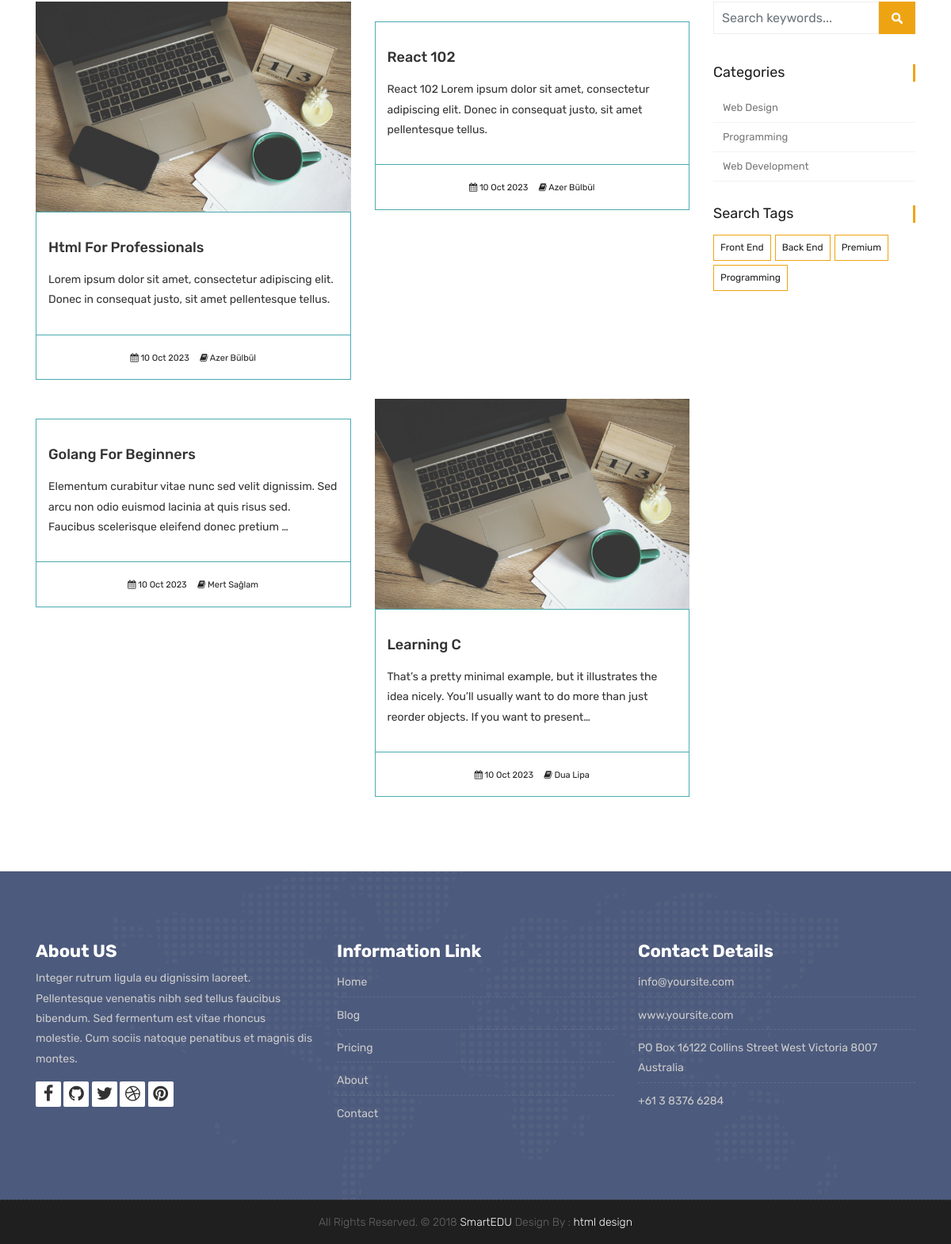
The app's page /courses/ (lower part), older data.
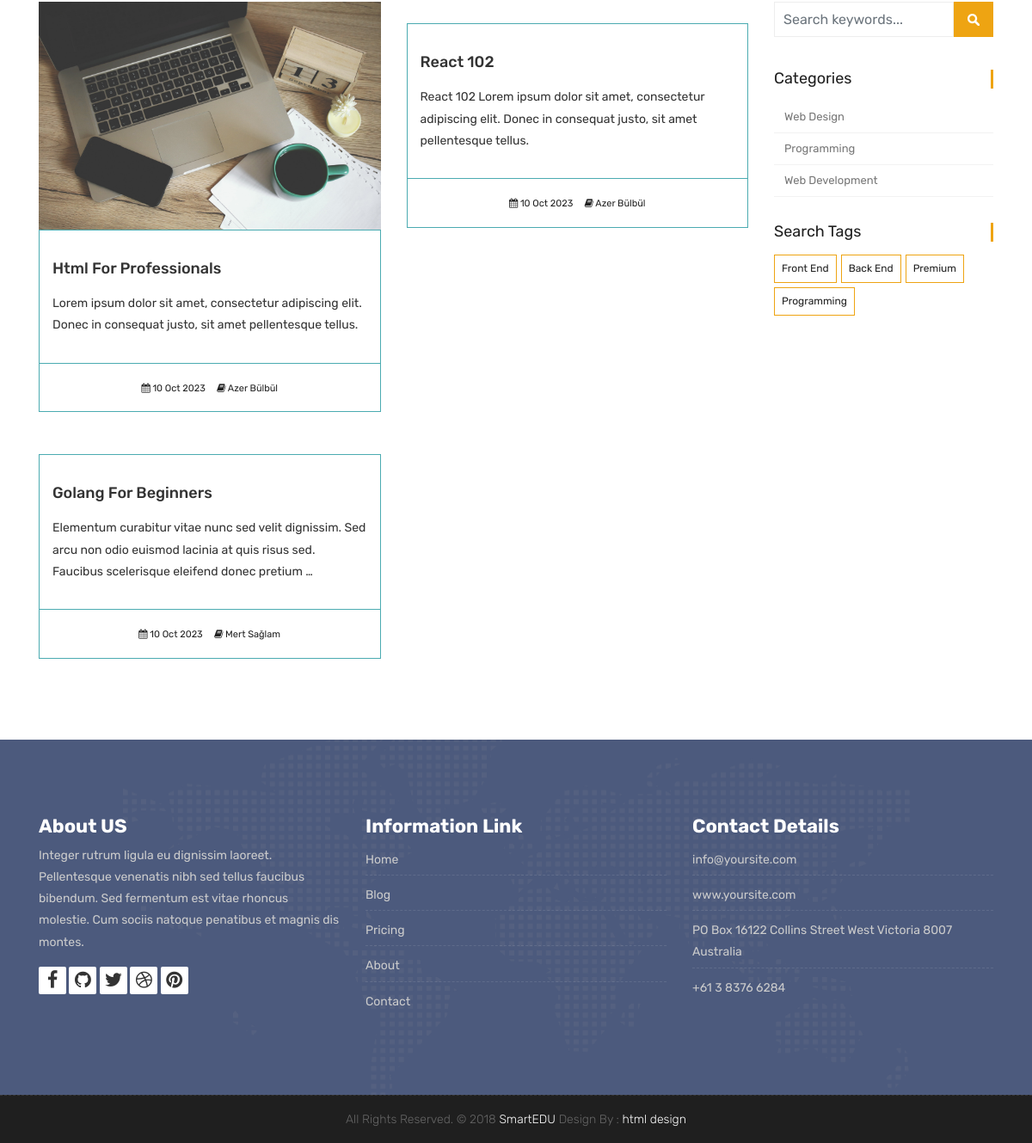
The same page, newer data.
### courses/models.py (models this page shows, shortened)
class Course(models.Model):
    teacher = models.ForeignKey(Teacher, null=True, on_delete=models.CASCADE)
    name = models.CharField(max_length=200, unique=True, editable=True)
    category = models.ForeignKey(Category, null=True, on_delete=models.DO_NOTHING)
    tags = models.ManyToManyField(Tag, blank=True, null=True)
    students = models.ManyToManyField(User, blank=True, related_name='courses_joined')
    description = models.TextField(blank=True, null=True, editable=True)
    image = models.ImageField(upload_to="courses/%Y/%m/%d/", default="courses/default_course_image.jpg")
    date = models.DateTimeField(auto_now=True)
    available = models.BooleanField(default=True)

class Category(models.Model):
    name = models.CharField(max_length=50, null=True)
    slug = models.SlugField(max_length=50, unique=True, null=True)

class Tag(models.Model):
    name = models.CharField(max_length=50, null=True)
    slug = models.SlugField(max_length=50, unique=True, null=True)

### teachers/models.py (models this page shows)
class Teacher(models.Model):
    name = models.CharField(max_length=50)
    title = models.CharField(max_length=50)
    description = models.TextField(blank=True)
    image = models.ImageField(upload_to="courses/%Y/%m/%d/")
    facebook = models.URLField(max_length=100, blank=True)
    twitter = models.URLField(max_length=100, blank=True)
    linkedin = models.URLField(max_length=100, blank=True)
    youtube = models.URLField(max_length=100, blank=True)
    def __str__(self):
        return self.name

### courses/views.py (the view)
# urls.py: path('', views.course_list, name='courses'),
def course_list(request, category_slug=None, tag_slug=None):
    category_page = None
    tag_page = None
    categories = Category.objects.all()
    tags =  Tag.objects.all()
    current_user = request.user
    if category_slug != None:
        category_page = get_object_or_404(Category, slug=category_slug)
        courses = Course.objects.filter(available=True, category=category_page)
    elif tag_slug != None:
        tag_page = get_object_or_404(Tag, slug=tag_slug)
        courses = Course.objects.filter(available=True, tags=tag_page)
    else:
         if current_user.is_authenticated:
             enrolled_courses = current_user.courses_joined.all()
             courses = Course.objects.all().order_by('-date')
             for course in enrolled_courses:
                 courses = courses.exclude(id = course.id)
         else:
             courses = Course.objects.all().order_by('-date')
    context = {
        'courses': courses,
        'categories': categories,
        'tags' : tags
    }
    return render(request, 'courses.html', context)

### templates/courses.html (shortened to what this page needs)
{% extends "partials/_base.html" %}
{% load static %}
{% block content  %}
    <div id="overviews" class="section wb">
        <div class="container">
            <div class="row">
                <div class="col-lg-9 blog-post-single">
                    <div class="row">
						{% for course in courses %}
                        <div class="col-lg-6 col-md-6 col-12 mb-4">
                            <div class="course-item">
                                <div class="image-blog">
                                    <img src="{{course.image.url}}" alt="" class="img-fluid">
                                </div>
                                <div class="course-br">
                                    <div class="course-title">
                                        <h2><a href="{% url 'course_detail' course.category.slug course.id %}" title="">{{course.name}}</a></h2>
                                    </div>
                                    <div class="course-desc">
                                        <p>{{course.description | truncatechars:150}}</p>
                                    </div>
                                </div>
                                <div class="course-meta-bot">
                                    <ul>
                                        <li><i class="fa fa-calendar" aria-hidden="true"></i> {{course.date|date:"d M Y"}}</li>
                                        <li><i class="fa fa-book" aria-hidden="true"></i> {{course.teacher}}</li>
                                    </ul>
                                </div>
                            </div>
                        </div>
						{% endfor %}
                    </div>
                </div>
				<div class="col-lg-3 col-12 right-single">
					<div class="widget-search">
						<div class="site-search-area">
							<form method="get" id="site-searchform" action="{% url 'search' %}">
								<div>
									<input class="input-text form-control" name="search" placeholder="Search keywords..." type="text">
									<input id="searchsubmit" value="Search" type="submit">
								</div>
							</form>
						</div>
					</div>
					<div class="widget-categories">
						<h3 class="widget-title">Categories</h3>
						<ul>
							{% for category in categories %}
								<li><a href="{% url 'courses_by_category' category.slug %}">{{category.name}}</a></li>
							{% endfor %}
						</ul>
					</div>
					<div class="widget-tags">
						<h3 class="widget-title">Search Tags</h3>
						<ul class="tags">
							{% for tag in tags %}
								<li><a href="{% url 'courses_by_tag' tag.slug %}">{% if tag.slug in request.path %}<b>{{tag.name}}</b>{% else %}{{tag.name}}{% endif %}</a></li>
							{% endfor %}
						</ul>
					</div>
				</div>
            </div>
        </div>
    </div>
    {% endblock %}

### templates/partials/_base.html (shortened to what this page needs)
{% load static %}
<!DOCTYPE html>
<html lang="en">
    <link rel="stylesheet" href="{% static 'css/bootstrap.min.css' %}">
    <link rel="stylesheet" href="{% static 'style.css' %}">
    <link rel="stylesheet" href="{% static 'css/versions.css' %}">
    <link rel="stylesheet" href="{% static 'css/responsive.css' %}">
    <link rel="stylesheet" href="{% static 'css/custom.css' %}">
</head>
<body class="host_version">
    {% block content %}
    {% endblock  %}
    {% include "partials/_footer.html" %}

### templates/partials/_navbar.html (shortened to what this page needs)
	{% load static %}

### templates/partials/_footer.html (shortened to what this page needs)
{% load static %}
<footer class="footer">
    <div class="container">
        <div class="row">
            <div class="col-lg-4 col-md-4 col-xs-12">
                <div class="widget clearfix">
                    <div class="widget-title">
                        <h3>About US</h3>
                    </div>
                    <p> Integer rutrum ligula eu dignissim laoreet. Pellentesque venenatis nibh sed tellus faucibus bibendum. Sed fermentum est vitae rhoncus molestie. Cum sociis natoque penatibus et magnis dis montes.</p>
                    <div class="footer-right">
                        <ul class="footer-links-soi">
                            <li><a href="#"><i class="fa fa-facebook"></i></a></li>
                            <li><a href="#"><i class="fa fa-github"></i></a></li>
                            <li><a href="#"><i class="fa fa-twitter"></i></a></li>
                            <li><a href="#"><i class="fa fa-dribbble"></i></a></li>
                            <li><a href="#"><i class="fa fa-pinterest"></i></a></li>
                        </ul>
                    </div>
                </div>
            </div>
            <div class="col-lg-4 col-md-4 col-xs-12">
                <div class="widget clearfix">
                    <div class="widget-title">
                        <h3>Information Link</h3>
                    </div>
                    <ul class="footer-links">
                        <li><a href="#">Home</a></li>
                        <li><a href="#">Blog</a></li>
                        <li><a href="#">Pricing</a></li>
                        <li><a href="#">About</a></li>
                        <li><a href="#">Contact</a></li>
                    </ul>
                </div>
            </div>
            <div class="col-lg-4 col-md-4 col-xs-12">
                <div class="widget clearfix">
                    <div class="widget-title">
                        <h3>Contact Details</h3>
                    </div>
                    <ul class="footer-links">
                        <li><a href="mailto:#">info@yoursite.com</a></li>
                        <li><a href="#">www.yoursite.com</a></li>
                        <li>PO Box 16122 Collins Street West Victoria 8007 Australia</li>
                        <li>+61 3 8376 6284</li>
                    </ul>
                </div>
            </div>
        </div>
    </div>
</footer>
<div class="copyrights">
    <div class="container">
        <div class="footer-distributed">
            <div class="footer-center">
                <p class="footer-company-name">All Rights Reserved. &copy; 2018 <a href="#">SmartEDU</a> Design By : <a href="https://html.design/">html design</a></p>
            </div>
        </div>
    </div>
</div>
</body>
</html>

Row changes from the older to the newer data that the page shows:
removed Course: image (placeholder picture), name "Learning C", description "That’s a pretty minimal example, but it illustrates the idea nicely. You’ll usually want to do more than just reorder objects. If you want to present…", date "10 Oct 2023", teacher "Dua Lipa"
